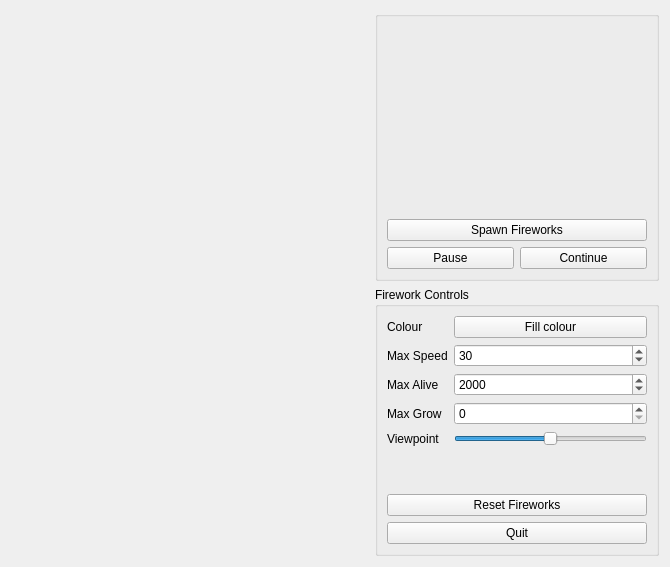
<?xml version="1.0" encoding="UTF-8"?>
<ui version="4.0">
 <class>main_widget</class>
 <widget class="QWidget" name="main_widget">
  <property name="geometry">
   <rect>
    <x>0</x>
    <y>0</y>
    <width>670</width>
    <height>567</height>
   </rect>
  </property>
  <property name="windowTitle">
   <string>Form</string>
  </property>
  <layout class="QGridLayout" name="gridLayout">
   <item row="1" column="0">
    <spacer name="horizontalSpacer_2">
     <property name="orientation">
      <enum>Qt::Orientation::Horizontal</enum>
     </property>
     <property name="sizeHint" stdset="0">
      <size>
       <width>40</width>
       <height>20</height>
      </size>
     </property>
    </spacer>
   </item>
   <item row="1" column="1">
    <spacer name="horizontalSpacer">
     <property name="orientation">
      <enum>Qt::Orientation::Horizontal</enum>
     </property>
     <property name="sizeHint" stdset="0">
      <size>
       <width>40</width>
       <height>20</height>
      </size>
     </property>
    </spacer>
   </item>
   <item row="1" column="2">
    <widget class="QGroupBox" name="controls_gb">
     <property name="title">
      <string>Firework Controls</string>
     </property>
     <layout class="QGridLayout" name="gridLayout_2">
      <item row="4" column="1">
       <widget class="QSlider" name="camera_slider">
        <property name="minimum">
         <number>0</number>
        </property>
        <property name="maximum">
         <number>100</number>
        </property>
        <property name="value">
         <number>50</number>
        </property>
        <property name="orientation">
         <enum>Qt::Orientation::Horizontal</enum>
        </property>
       </widget>
      </item>
      <item row="2" column="0">
       <widget class="QLabel" name="label_3">
        <property name="text">
         <string>Max Alive</string>
        </property>
       </widget>
      </item>
      <item row="2" column="1">
       <widget class="QSpinBox" name="size_numbers">
        <property name="minimum">
         <number>100</number>
        </property>
        <property name="maximum">
         <number>2500</number>
        </property>
        <property name="value">
         <number>2000</number>
        </property>
       </widget>
      </item>
      <item row="0" column="0">
       <widget class="QLabel" name="label_2">
        <property name="text">
         <string>Colour</string>
        </property>
       </widget>
      </item>
      <item row="0" column="1">
       <widget class="QPushButton" name="colour_button">
        <property name="text">
         <string>Fill colour</string>
        </property>
       </widget>
      </item>
      <item row="5" column="1">
       <spacer name="verticalSpacer">
        <property name="orientation">
         <enum>Qt::Orientation::Vertical</enum>
        </property>
        <property name="sizeHint" stdset="0">
         <size>
          <width>193</width>
          <height>40</height>
         </size>
        </property>
       </spacer>
      </item>
      <item row="7" column="0" colspan="2">
       <widget class="QPushButton" name="quit_button">
        <property name="text">
         <string>Quit</string>
        </property>
       </widget>
      </item>
      <item row="6" column="0" colspan="2">
       <widget class="QPushButton" name="reset_button">
        <property name="text">
         <string>Reset Fireworks</string>
        </property>
       </widget>
      </item>
      <item row="4" column="0">
       <widget class="QLabel" name="label_4">
        <property name="text">
         <string>Viewpoint</string>
        </property>
       </widget>
      </item>
      <item row="1" column="0">
       <widget class="QLabel" name="label_8">
        <property name="text">
         <string>Max Speed</string>
        </property>
       </widget>
      </item>
      <item row="1" column="1">
       <widget class="QSpinBox" name="speed_numbers">
        <property name="maximum">
         <number>100</number>
        </property>
        <property name="value">
         <number>30</number>
        </property>
       </widget>
      </item>
      <item row="3" column="1">
       <widget class="QSpinBox" name="grow_numbers">
        <property name="maximum">
         <number>5</number>
        </property>
       </widget>
      </item>
      <item row="3" column="0">
       <widget class="QLabel" name="label">
        <property name="text">
         <string>Max Grow</string>
        </property>
       </widget>
      </item>
     </layout>
    </widget>
   </item>
   <item row="0" column="2">
    <widget class="QGroupBox" name="groupBox2">
     <property name="title">
      <string/>
     </property>
     <layout class="QGridLayout" name="gridLayout_3">
      <item row="0" column="0">
       <widget class="QLabel" name="TestImage">
        <property name="text">
         <string/>
        </property>
        <property name="pixmap">
         <pixmap>TitleTest.png</pixmap>
        </property>
        <property name="scaledContents">
         <bool>true</bool>
        </property>
       </widget>
      </item>
      <item row="1" column="0">
       <spacer name="verticalSpacer_2">
        <property name="orientation">
         <enum>Qt::Orientation::Vertical</enum>
        </property>
        <property name="sizeHint" stdset="0">
         <size>
          <width>20</width>
          <height>10</height>
         </size>
        </property>
       </spacer>
      </item>
      <item row="2" column="0">
       <widget class="QPushButton" name="restart_button">
        <property name="text">
         <string>Spawn Fireworks</string>
        </property>
       </widget>
      </item>
      <item row="3" column="0">
       <layout class="QHBoxLayout" name="horizontalLayout">
        <item>
         <widget class="QPushButton" name="pause_button">
          <property name="text">
           <string>Pause</string>
          </property>
         </widget>
        </item>
        <item>
         <widget class="QPushButton" name="continue_button">
          <property name="maximumSize">
           <size>
            <width>16777215</width>
            <height>16777215</height>
           </size>
          </property>
          <property name="text">
           <string>Continue</string>
          </property>
         </widget>
        </item>
       </layout>
      </item>
     </layout>
    </widget>
   </item>
  </layout>
 </widget>
 <resources/>
 <connections/>
</ui>
